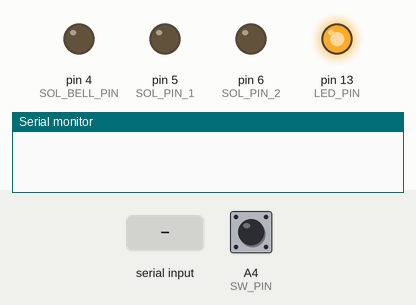
Simulated run of this sketch. Board: Arduino Uno, built with avr-gcc and run on an emulated ATmega328P. Shown: output pins drawn as LEDs (lit = HIGH), the last lines printed to the serial monitor. The inputs (shaded band) are chosen by the test bench; at power-on: A4 (SW_PIN) HIGH.

Above: at 1.2 s.
1.3 s: "1" received over Serial
At 2.3 s:
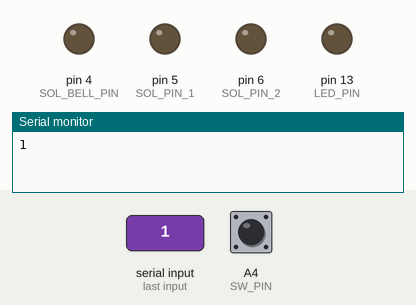
2.8 s: "0" received over Serial
At 3.2 s:
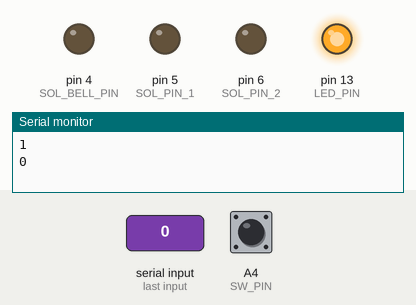
4.3 s: "1" received over Serial
At 5.7 s:
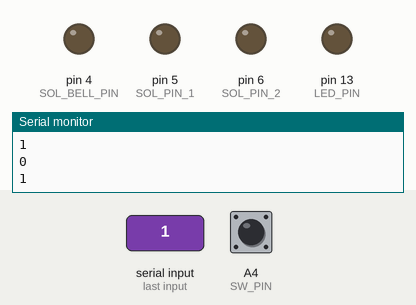
Timing chart, 0 to 7.3 s (numbered marks = the images above; inputs shaded):
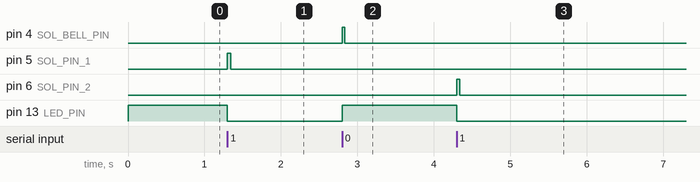

The sketch:

typeSound.ino
```cpp
#define KEY_NULL      '-'
#define ENTER_KEY     '0'
#define NON_ENTER_KEY '1'

#define SOL_PIN_1     5
#define SOL_PIN_2     6
#define SOL_BELL_PIN  4
#define SW_PIN        A4
#define LED_PIN       13

#define SOL_ON_TIME         40  // ソレノイドのON時間(一般キー)[msec]
#define SOL_ENTER_ON_TIME   35  // ソレノイドのON時間(エンターキー)[msec]
#define SOL_OFF_TIME        40  // ソレノイドのOFF時間[msec]

#define SW_EN HIGH  // スイッチ状態_英語
#define SW_JP  LOW  // スイッチ状態_日本

bool ledState;
int  swState; // SWの状態

// 0:OFF, 1:SOL_PIN_1 ON, 2:SOL_PIN_2 ON, 3:SOL_BELL_PIN ON
unsigned char solOnState;
unsigned char solPinCnt;      // 一般キー用ソレノイド動作回数
int solOnRestTime;            // ソレノイドON時間計測用タイマ
// 0:無し, 1:エンターキー, 2:一般キー
unsigned char solOnBuff;

void setup() {

  solOnState = 0;
  solPinCnt = 0;
  solOnRestTime = 0;
  solOnBuff = 0;

  pinMode(    SOL_PIN_1, OUTPUT);
  pinMode(    SOL_PIN_2, OUTPUT);
  pinMode( SOL_BELL_PIN, OUTPUT);
  pinMode(      LED_PIN, OUTPUT);
  pinMode(            1,  INPUT); // Vccが当たりそうだから入力ピンにしておく
  pinMode(       SW_PIN, INPUT_PULLUP);

  digitalWrite(    SOL_PIN_1, LOW);
  digitalWrite(    SOL_PIN_2, LOW);
  digitalWrite( SOL_BELL_PIN, LOW);
  digitalWrite(      LED_PIN, LOW);

  ledState = true;
  swState = digitalRead( SW_PIN );

  Serial.begin( 115200 );
}

void loop() {

  swState = digitalRead( SW_PIN );

  // シリアル受信した場合
  while( Serial.available() > 0 ){
    char buff;
    buff = Serial.read();

    Serial.println( buff );

    if( swState == SW_EN ){
      // エンターキーを優先する
      if( buff == ENTER_KEY ){
        solOnBuff = 1;
      }
      // 一般キー
      else if( (buff == NON_ENTER_KEY) && (solOnBuff == 0) ){
        solOnBuff = 2;
      }
    }
    else{
      // 一般キー
      if( (buff == ENTER_KEY) || (buff == NON_ENTER_KEY) ){
        solOnBuff = 2;
      }
    }
  }

  // 全部のソレノイドが解放されている場合に実行
  if( !solOnState ){
    // エンターキーをセット
    // エンターキーを連続で叩くことは無いと想定しているため，
    // 連続で叩かれると最初の1回しかベルが鳴らない
    if( solOnBuff == 1 ){
      solOnRestTime = SOL_ENTER_ON_TIME;
      solOnState = 3;
      solOnBuff = 0;
      ledState = !ledState;
    }
    // 一般キーをセット
    // 40msecのOFFタイムを減らすために，2つのソレノイドを交互に動作させている
    else if( solOnBuff == 2 ){
      solOnRestTime = SOL_ON_TIME;
      solOnState = (solPinCnt++ % 2) + 1;
      solOnBuff = 0;
      ledState = !ledState;
    }
  }

  if( solOnRestTime != 0 ){
    if( solOnState == 1 ){
      digitalWrite(    SOL_PIN_2,  LOW);
      digitalWrite( SOL_BELL_PIN,  LOW);
      digitalWrite(    SOL_PIN_1, HIGH);
    }
    else if( solOnState == 2 ){
      digitalWrite(    SOL_PIN_1,  LOW);
      digitalWrite( SOL_BELL_PIN,  LOW);
      digitalWrite(    SOL_PIN_2, HIGH);
    }
    else if( solOnState == 3 ){
      digitalWrite(    SOL_PIN_1,  LOW);
      digitalWrite(    SOL_PIN_2,  LOW);
      digitalWrite( SOL_BELL_PIN, HIGH);
    }

    // カウンタの更新
    if( !(--solOnRestTime) ){
      solOnState = 0;
    }
  }
  else{
    digitalWrite(    SOL_PIN_1, LOW);
    digitalWrite(    SOL_PIN_2, LOW);
    digitalWrite( SOL_BELL_PIN, LOW);
  }

  // LED点灯(ソレノイド動作ごとに点滅)
  if( ledState ) digitalWrite( LED_PIN, HIGH);
  else          digitalWrite( LED_PIN,  LOW);

  // 1msecごとに実行する
  delay( 1 );
}
```

Measured:
- after the input at 1.3 s, pin 5 (SOL_PIN_1): LOW → HIGH at once, → LOW 0.04 s later; pin 13 (LED_PIN): HIGH → LOW at once
- after the input at 2.8 s, pin 4 (SOL_BELL_PIN): LOW → HIGH at once, → LOW 0.04 s later; pin 13 (LED_PIN): LOW → HIGH at once
- after the input at 4.3 s, pin 6 (SOL_PIN_2): LOW → HIGH at once, → LOW 0.04 s later; pin 13 (LED_PIN): HIGH → LOW at once
